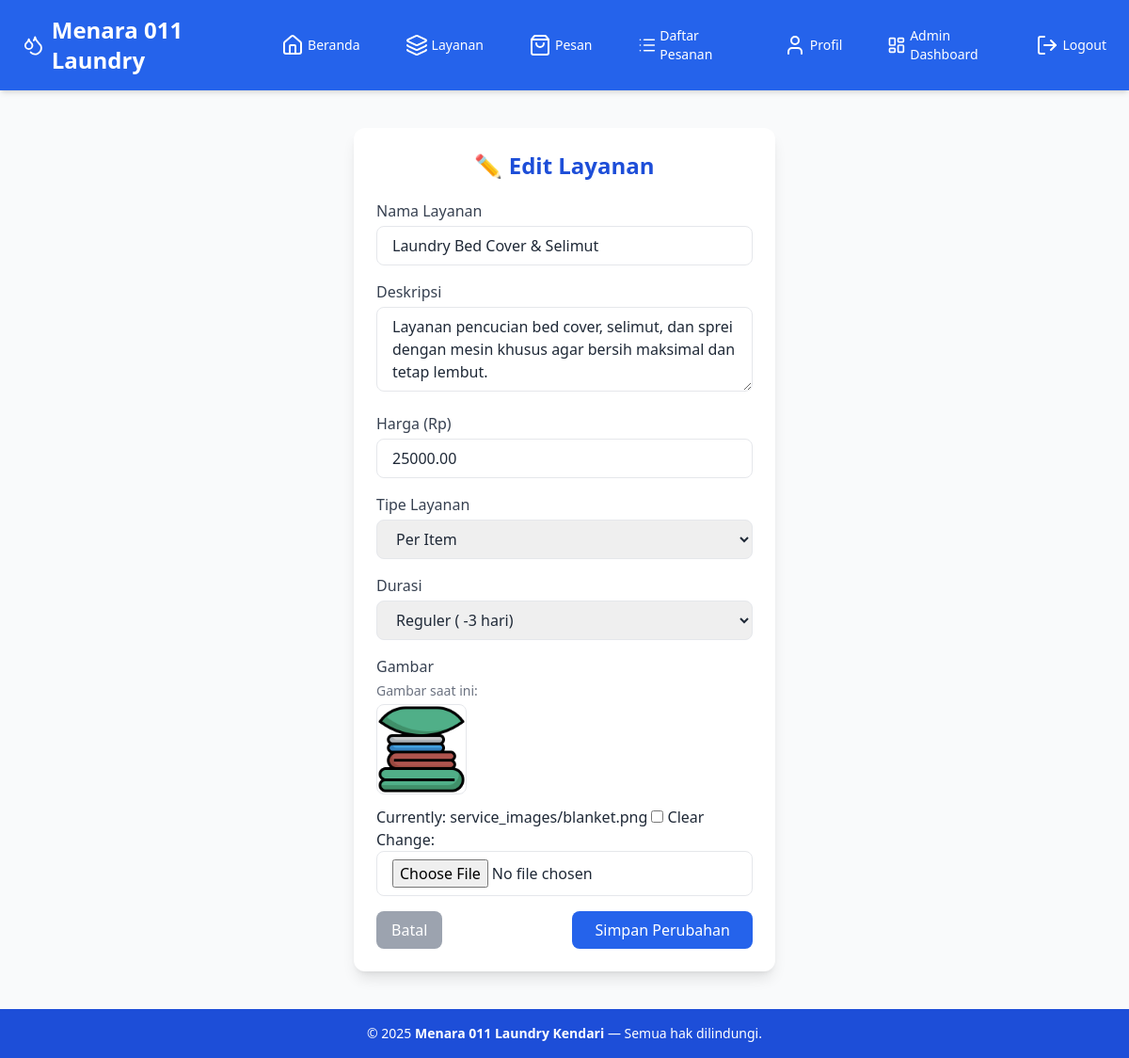
Before: /layanan/edit/4/ (signed in) with the older database file.
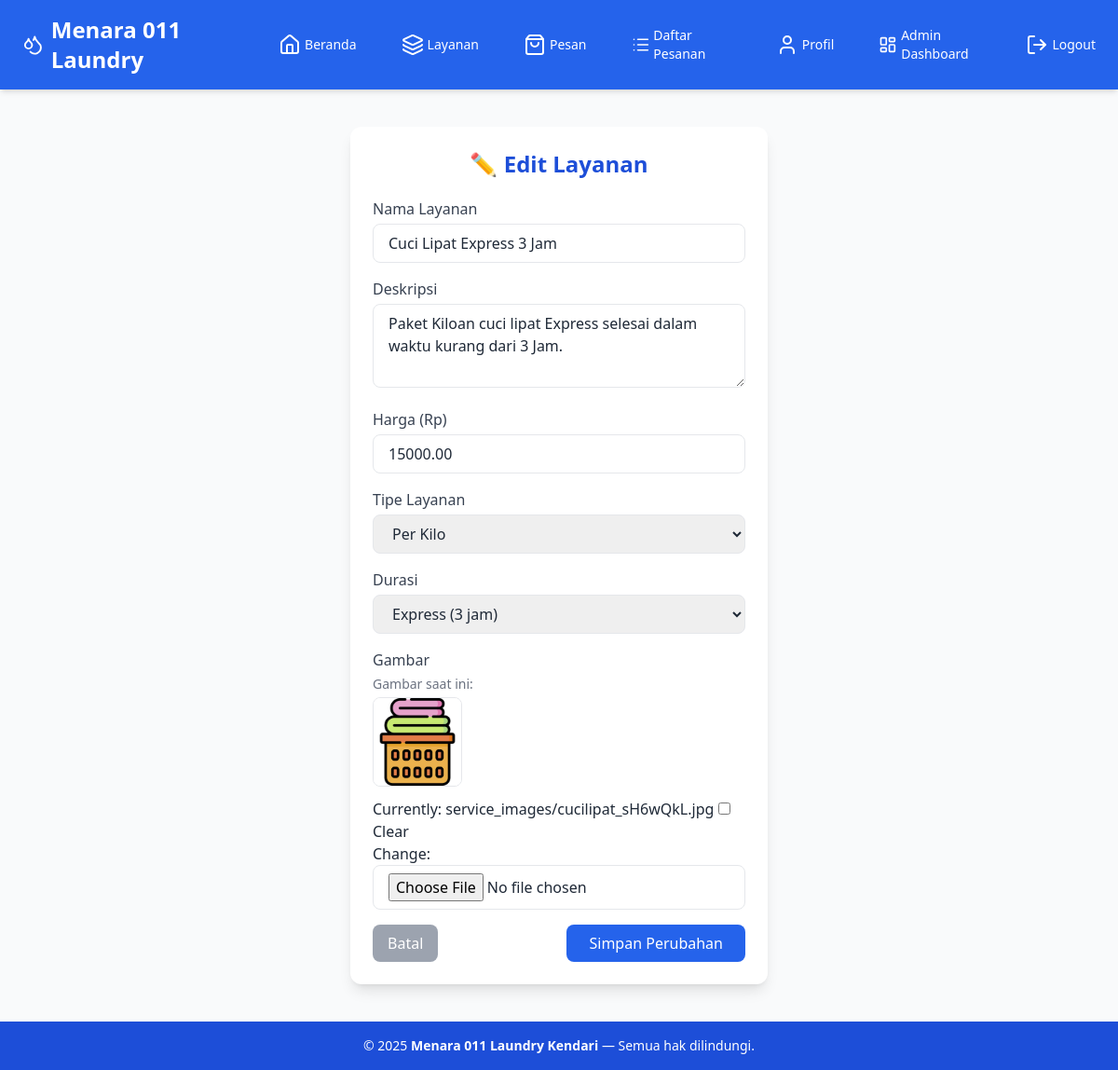
After: the same page with the newer database file.
### services/models.py (models this page shows, shortened)
class Service(models.Model):
    SERVICE_TYPE_CHOICES = [
        ('per_kilo', 'Per Kilo'),
        ('per_item', 'Per Item'),
    ]
    DURATION_CHOICES = [
        ('reguler', 'Reguler ( -3 hari)'),
        ('kilat', 'Kilat (1 hari)'),
        ('express', 'Express (6 jam)'),
        ('express1', 'Express (3 jam)'),
    ]
    name = models.CharField(max_length=100)
    description = models.TextField(blank=True, null=True)
    price = models.DecimalField(max_digits=10, decimal_places=2)
    type = models.CharField(max_length=20, choices=SERVICE_TYPE_CHOICES)
    duration = models.CharField(max_length=20, choices=DURATION_CHOICES, default='biasa')
    image = models.ImageField(upload_to='service_images/', blank=True, null=True)

### services/views.py (the view)
# urls.py: path('edit/<int:pk>/', views.edit_service, name='edit_service'),
@user_passes_test(is_admin)
def edit_service(request, pk):
    service = get_object_or_404(Service, pk=pk)
    if request.method == 'POST':
        form = ServiceForm(request.POST, request.FILES, instance=service)
        if form.is_valid():
            form.save()
            messages.success(request, f"Layanan '{service.name}' berhasil diperbarui ✅")
            return redirect('services:list')
        else:
            messages.error(request, "Perubahan gagal disimpan. Periksa kembali input.")
    else:
        form = ServiceForm(instance=service)
    return render(request, 'services/edit_service.html', {'form': form, 'service': service})

### services/forms.py
class ServiceForm(forms.ModelForm):
    class Meta:
        model = Service
        fields = ['name', 'description', 'price', 'type', 'duration', 'image']
        widgets = {
            'name': forms.TextInput(attrs={
                'class': 'w-full border rounded-lg px-4 py-2',
                'placeholder': 'Masukkan nama layanan'
            }),
            'description': forms.Textarea(attrs={
                'class': 'w-full border rounded-lg px-4 py-2',
                'rows': 3,
                'placeholder': 'Masukkan deskripsi layanan'
            }),
            'price': forms.NumberInput(attrs={
                'class': 'w-full border rounded-lg px-4 py-2',
                'placeholder': 'Masukkan harga layanan'
            }),
            'type': forms.Select(attrs={
                'class': 'w-full border rounded-lg px-4 py-2'
            }),
            'duration': forms.Select(attrs={
                'class': 'w-full border rounded-lg px-4 py-2'
            }),
            'image': forms.ClearableFileInput(attrs={
                'class': 'w-full border rounded-lg px-4 py-2 bg-white'
            }),
        }

### services/templates/services/edit_service.html (shortened to what this page needs)
{% extends 'base.html' %}
{% load static %}
{% block content %}
<div class="max-w-md mx-auto mt-10 bg-white p-6 shadow-lg rounded-xl">
  <h1 class="text-2xl font-bold mb-5 text-center text-blue-700">
    ✏️ {% if service %}Edit{% else %}Tambah{% endif %} Layanan
  </h1>
  <form method="POST" enctype="multipart/form-data" class="space-y-4">
    <div>
      <label class="block font-medium text-gray-700 mb-1">Nama Layanan</label>
      {{ form.name }}
    </div>
    <div>
      <label class="block font-medium text-gray-700 mb-1">Deskripsi</label>
      {{ form.description }}
    </div>
    <div>
      <label class="block font-medium text-gray-700 mb-1">Harga (Rp)</label>
      {{ form.price }}
    </div>
    <div>
      <label class="block font-medium text-gray-700 mb-1">Tipe Layanan</label>
      {{ form.type }}
    </div>
    <div>
      <label class="block font-medium text-gray-700 mb-1">Durasi</label>
      {{ form.duration }}
    </div>
    <div>
      <label class="block font-medium text-gray-700 mb-1">Gambar</label>
      {% if service.image %}
        <div class="mb-3">
          <p class="text-sm text-gray-500 mb-1">Gambar saat ini:</p>
          <img src="{{ service.image.url }}" alt="Gambar layanan" class="w-24 h-24 object-cover rounded-lg border">
        </div>
      {% endif %}
      {{ form.image }}
    </div>
    <div class="flex justify-between mt-6">
      <a href="{% url 'services:list' %}"
         class="bg-gray-400 hover:bg-gray-500 text-white px-4 py-2 rounded-lg transition">
        Batal
      </a>
      <button type="submit"
              class="bg-blue-600 hover:bg-blue-700 text-white px-6 py-2 rounded-lg transition">
        Simpan Perubahan
      </button>
    </div>
  </form>
</div>
{% endblock %}

Changed rows visible on the page:
changed Service: name "Laundry Bed Cover & Selimut" → "Cuci Lipat Express 3 Jam"; description "Layanan pencucian bed cover, selimut, dan sprei dengan mesin khusus agar bersih maksimal dan tetap lembut." → "Paket Kiloan cuci lipat Express selesai dalam waktu kurang dari 3 Jam."; price "25000.00" → "15000.00"; type "Per Item" → "Per Kilo"; duration "Reguler ( -3 hari)" → "Express (3 jam)"; image: picture added in place of a placeholder
Other visible differences:
text no longer shown: "Currently: service_images/blanket.png Clear Change:"
text now shown: "Currently: service_images/cucilipat_sH6wQkL.jpg Clear Change:"
